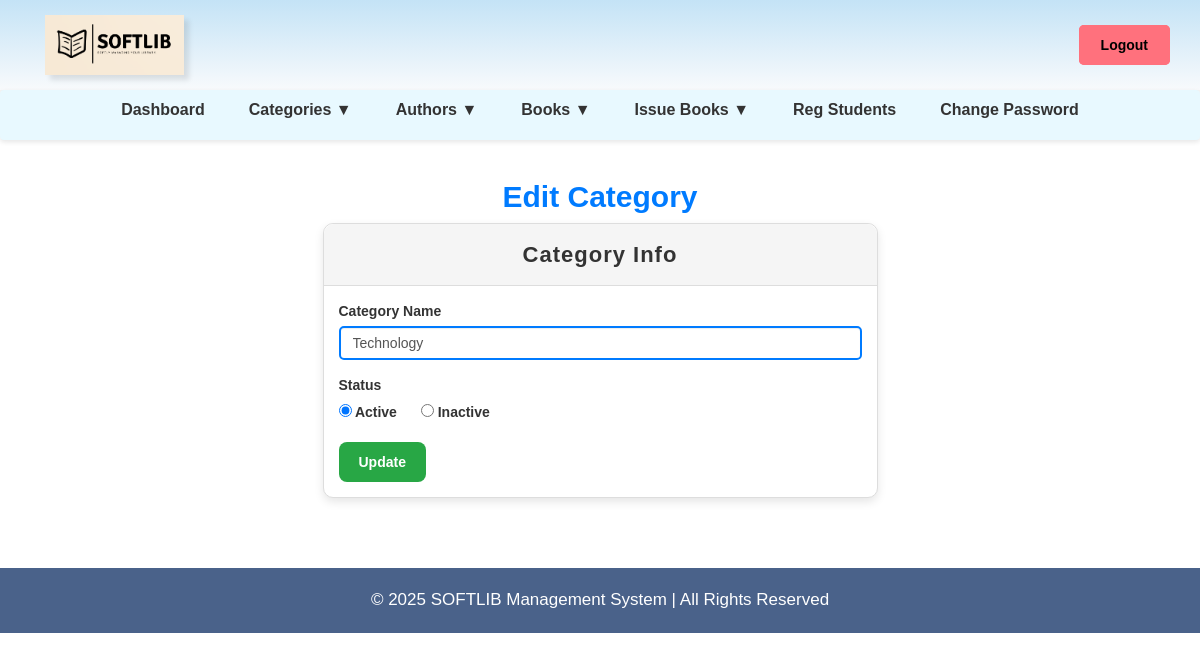
The page /admin/edit-category.php?catid=5 (signed in) on the database its author committed.
### tables this page shows
CREATE TABLE `tblcategory` (
  `id` int(11) NOT NULL,
  `CategoryName` varchar(150) DEFAULT NULL,
  `Status` int(1) DEFAULT NULL,
  `CreationDate` timestamp NULL DEFAULT current_timestamp(),
  `UpdationDate` timestamp NULL DEFAULT '0000-00-00 00:00:00' ON UPDATE current_timestamp()
);

### admin/edit-category.php (the view, shortened to what this page needs)
<?php
include('includes/config.php');
if(strlen($_SESSION['alogin'])==0) {
    header('location:index.php');
} else {
?>
<!DOCTYPE html>
<html>
<head>
    <link href="assets/css/bootstrap.css" rel="stylesheet" />
    <link href="assets/css/font-awesome.css" rel="stylesheet" />
    <link href="assets/css/style.css" rel="stylesheet" />
</head>
<body>
<?php include('includes/header.php'); ?>
<div class="content-wrapper">
    <div class="container">
        <div class="row pad-botm">
            <div class="col-md-12 text-center">
                <h2 class="header-line" style="font-weight: bold; color: #007bff;">Edit Category</h2>
            </div>
        </div>
        <div class="row">
            <?php
            $catid = intval($_GET['catid']);
            $sql = "SELECT * FROM tblcategory WHERE id=:catid";
            $query = $dbh->prepare($sql);
            $query->bindParam(':catid', $catid, PDO::PARAM_STR);
            $query->execute();
            $result = $query->fetch(PDO::FETCH_OBJ);
            ?>
            <div class="col-md-6 col-md-offset-3">
                <div class="panel panel-default">
                    <div class="panel-heading">Category Info</div>
                    <div class="panel-body">
                        <form method="post">
                            <div class="form-group">
                                <label>Category Name</label>
                                <input class="form-control" type="text" name="category" value="<?php echo htmlentities($result->CategoryName); ?>" required />
                            </div>
                            <div class="form-group">
                                <label>Status</label><br>
                                <label><input type="radio" name="status" value="1" <?php if($result->Status == 1) echo "checked"; ?>> Active</label>
                                <label style="margin-left:20px;"><input type="radio" name="status" value="0" <?php if($result->Status == 0) echo "checked"; ?>> Inactive</label>
                            </div>
                            <button type="submit" name="update" class="btn btn-success btn-custom-update">Update</button>
                        </form>
                    </div>
                </div>
            </div>
        </div>
    </div>
</div>
<?php include('includes/footer.php'); ?>
</body>
</html>
<?php } ?>

### admin/edit-category.php (style rules this page uses)
.panel { border-radius: 10px; box-shadow: 0 4px 10px rgba(0, 0, 0, 0.1); background: #ffffff; }
.panel-heading { font-size: 22px; font-weight: bold; background: #007bff; color: white; padding: 15px; border-radius: 10px 10px 0 0; text-align: center; letter-spacing: 1px; }
.form-control { border: 2px solid #007bff; border-radius: 5px; }
.btn-custom-update { padding: 10px 20px; font-weight: bold; border: none; border-radius: 8px; background-color: #28a745; color: white; transition: background-color 0.3s ease, transform 0.2s ease; }

### admin/includes/header.php (style rules this page uses)
body { font-family: 'Arial', sans-serif; margin: 0; padding: 0; }

### rows shown on the page
tblcategory: category "Technology", Status "☑ Active", Status "☐ Inactive"
